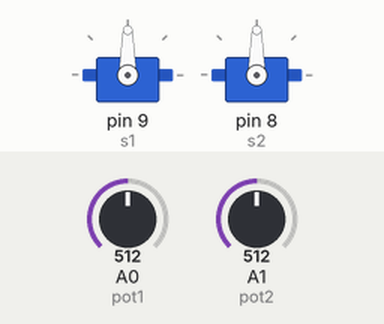
A sketch run on a simulated Arduino Uno, built with avr-gcc and run on an emulated ATmega328P. Parts: 2 × servo. The test bench sets the inputs (shaded band); at power-on: A0 (pot1) = 512, A1 (pot2) = 512.

Above: at 1.2 s.
1.3 s: A0 (pot1) set to 716
At 1.8 s:
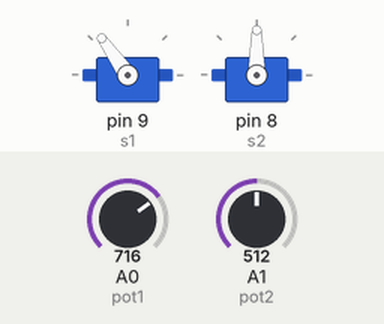
2.8 s: A1 (pot2) set to 716
At 4.0 s:
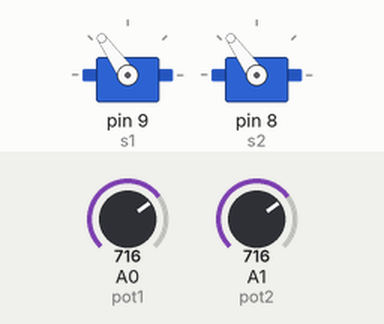
4.3 s: A0 (pot1) set to 900
At 5.3 s:
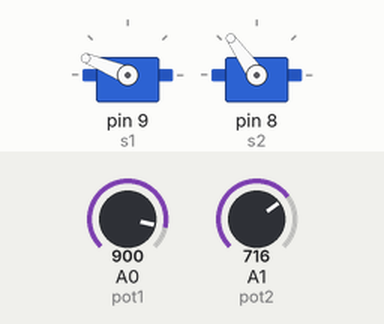
5.8 s: A1 (pot2) set to 900
At 7.0 s:
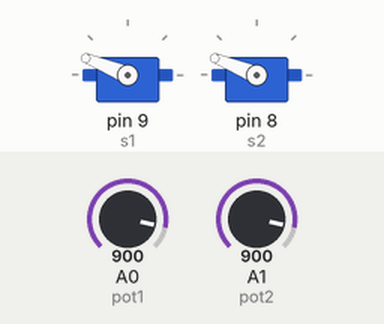
7.3 s: A0 (pot1) set to 1023
At 8.3 s:
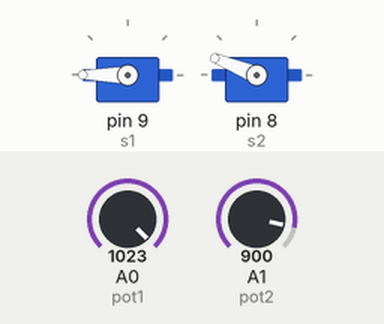
8.8 s: A1 (pot2) set to 1023
At 9.4 s:
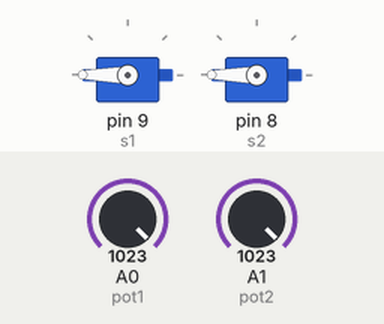
Timing chart, 0 to 11.3 s (numbered marks = the images above; inputs shaded):
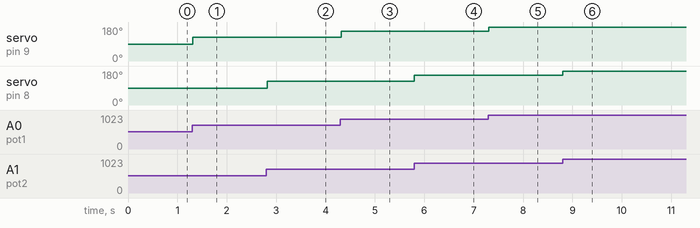

The sketch:

Lab8_arduino.ino
```cpp
#include <Servo.h>

Servo s1; // servo object
Servo s2; // servo object

//servo 1
int pot1 = 0; //pot pin
int angle1; // variable to adjust angle

int pot2 = 1; //pot pin
int angle2; // variable to adjust angle

void setup() {
  // put your setup code here, to run once:
  s1.attach(9); // servo attached to pin 9
  s2.attach(8); // servo attached to pin 8
}

void loop() {
  //put your main code here, to run repeatedly:
  angle1 = analogRead(pot1); // assigns the value of the pot to the variable angle
  angle1 = map(angle1, 0, 1023, 0, 180); // allows the servo to move between 0 and 180
  s1.write(angle1); // sets the position to the scaled value of angle
  angle2 = analogRead(pot2); // assigns the value of the pot to the variable angle
  angle2 = map(angle2, 0, 1023, 0, 180); // allows the servo to move between 0 and 180
  s2.write(angle2); // sets the position to the scaled value of angle
  delay(15);
}
```

Measured:
- after the input at 1.3 s, servo on pin 9 (s1): 90° → 125° at once
- after the input at 2.8 s, servo on pin 8 (s2): 90° → 125° at once
- after the input at 4.3 s, servo on pin 9 (s1): 125° → 158° at once
- after the input at 5.8 s, servo on pin 8 (s2): 125° → 158° at once
- after the input at 7.3 s, servo on pin 9 (s1): 158° → 180° at once
- after the input at 8.8 s, servo on pin 8 (s2): 158° → 180° at once
